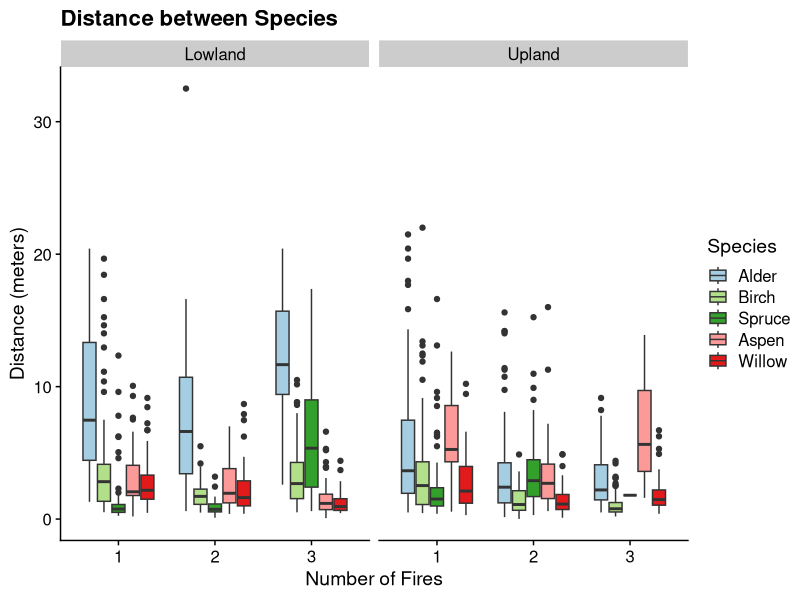
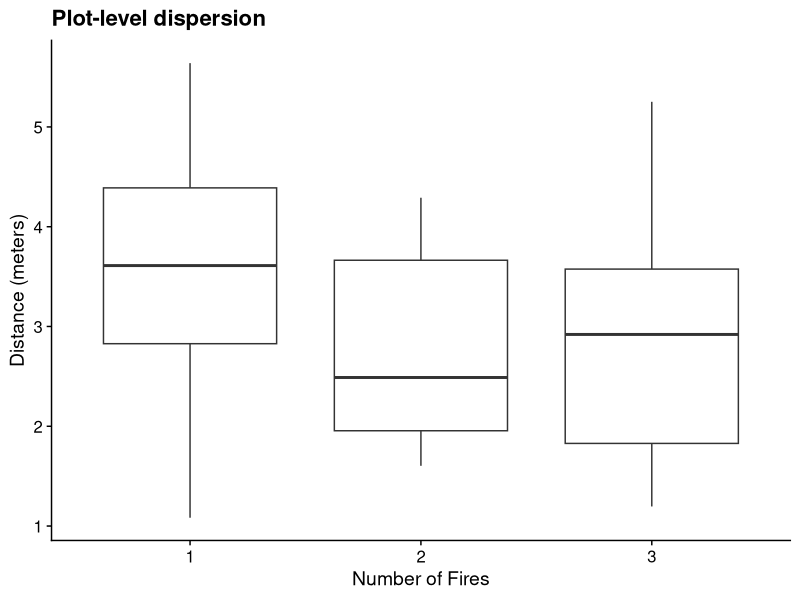
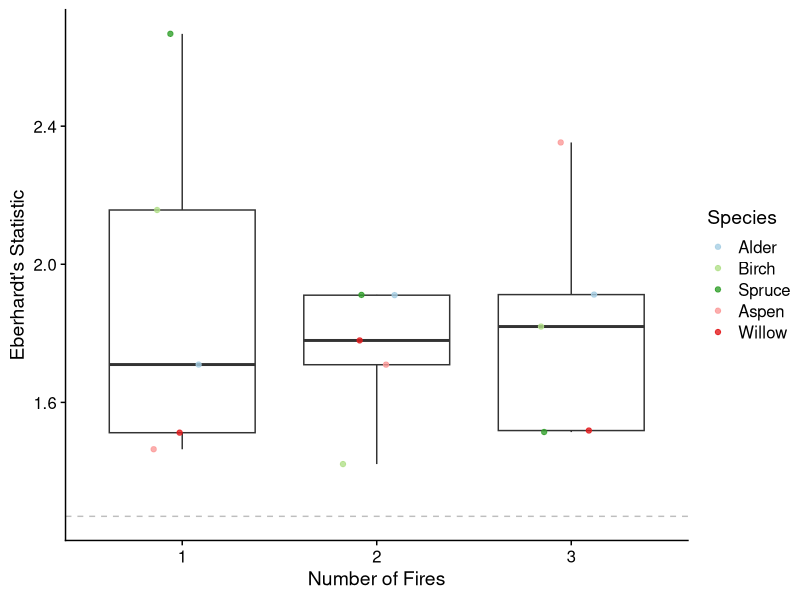

These figures' R source, in order:
# Species distances 
# random distance from point to nearest individual of each spp present on plot

# Set up ###############################
library(tidyverse)
library(cowplot)
library(here)
theme_set(theme_cowplot())

# # pulls data in from csv file, assigns it as an object
# dalt <- read.csv(here("data/distances/Dalton_spp_distance_2021.csv"))
# stee <- read.csv(here("data/distances/Steese_spp_dist_2021.csv"))
# 
# # Data checks ############################
#  
#  # tells me how r is viewing the meter data
#   class(dalt$Distance_m)
#   class(stee$Distance_m)
# 
#   # summarizes the data for distance in feet (mean, min, max, etc)
#   summary(dalt$Distance_ft)
# 
#   # tells me unique entries for species column
#   unique(dalt$Species) # good way of checking if i've entered columns correctly
#   unique(stee$Species)
#   
#   dalt$Species[dalt$Species == "UKN"] <- "UNK"
# 
#   # check plot names
#   unique(dalt$Plot)
#   unique(stee$Plot)
# 
#   # checks length of plot list
#   length(unique(dalt$Plot)) # should be 22
#   length(unique(stee$Plot)) # should be 19
# 
#   # checking the column names for both data frames
#   colnames(dalt)
#   colnames(stee)
# 
# # Data changes #####################
#   
#   # combining data files!! 
#   combined <- rbind(dalt,stee)
# 
#   # converting feet to meters
#   combined$Distance_m[is.na(combined$Distance_ft) == FALSE] <- combined$Distance_ft[is.na(combined$Distance_ft) == FALSE] * 0.3048
#   
#   # renaming column
#   combined <- combined %>%
#     rename("Live_Dead" = "Live.Dead",
#            "TREAT" = 'Fires', "SITE" = "Site", "PLOT" = "Plot",
#            "SPP" = "Species", "DIST_M" = "Distance_m") %>%
#     select(!Distance_ft) # drop extra column
# 
#   # exporting combined file
#   write.csv(combined, "data/distances/Spp_dist_2021.csv", row.names = F)
#   
#   data <- combined
#   rm(stee,dalt,combined)
  
  data <- read.csv(here("data/distances/Spp_dist_2021.csv"))
  
# Results ###############

data <- data.frame(lapply(data, function(x) {
  gsub("DALTON", "Upland", x)
}))
  
data <- data.frame(lapply(data, function(x) {
  gsub("STEESE", "Lowland", x)
}))

data$DIST_M <- as.numeric(data$DIST_M)

  # graphing all species distances
  data %>%
    filter(SPP != "UNK") %>%
    filter(DIST_M != "NA") %>%
    filter(SPP != "ARCTO") %>%
    ggplot(aes(x = as.factor(TREAT), y = DIST_M, fill = SPP)) + 
    geom_boxplot() + facet_wrap(~SITE) + 
    labs(x = "Number of Fires", 
                          y = "Distance (meters)",
                          title = "Distance between Species") + 
    scale_fill_manual(name = "Species",
                      labels = c("Alder",  "Birch", "Spruce", "Aspen",
                                 "Willow"),
                      values = c("#a6cee3","#b2df8a",
                                 "#33a02c","#fb9a99","#e31a1c"))
  
  # Plotting according to Plot
  plot <- data %>%
    filter(DIST_M != "NA") %>%
    group_by(SITE, TREAT, PLOT) %>%
    summarise(AV = mean(DIST_M), SD = sd(DIST_M))
  
  plot %>%
    ggplot(aes(x = as.factor(TREAT), y = AV)) + 
    geom_boxplot()  + 
    labs(x = "Number of Fires", 
         y = "Distance (meters)",
         title = "Plot-level dispersion") 
  
  # checking outlier
  # data[data$DIST_M > 30,] # error - it's 32.5 m but supposed to be feet
  data[data$DIST_M > 20,] # these are real
  
  
  # Eberhardt's statistic #############################
  frame <- data %>%
    filter(DIST_M != "NA") %>%
    filter(SPP != "UNK") %>%
    filter(SPP != "ARCTO") %>%
    group_by(TREAT,  SPP) %>%
    summarise(AV = mean(DIST_M), SD = sd(DIST_M, na.rm = T))
  
  frame$EB <- (frame$SD/frame$AV)^2 + 1

  ggplot(frame, aes(x = as.factor(TREAT), y = EB)) + 
    geom_boxplot(outlier.shape = NA) + 
    geom_jitter(mapping = aes(col = SPP), width = 0.18, alpha = 0.8) + 
    scale_color_manual(name = "Species",
                       labels = c("Alder",  "Birch", "Spruce", "Aspen",
                                  "Willow"),
                       values = c("#a6cee3","#b2df8a",
                                  "#33a02c","#fb9a99","#e31a1c")) +
    labs(x = "Number of Fires", 
         y = "Eberhardt's Statistic") + 
    geom_hline(yintercept = 1.27, linetype = "dashed", col = "grey")
  # 425 by 325
  
# Averages #####################################
 avs <-  data %>%
    filter(SPP != "UNK") %>%
    group_by(SITE, TREAT, SPP) %>%
    summarise(mean(DIST_M))
  
  avs <-  data %>%
    filter(SPP != "UNK") %>%
    group_by(SITE, TREAT) %>%
    summarise(mean(DIST_M))
  